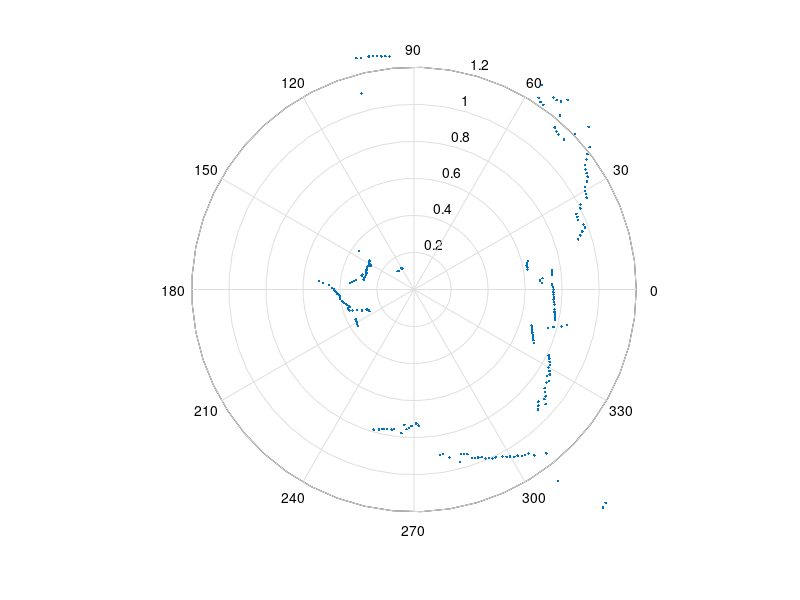
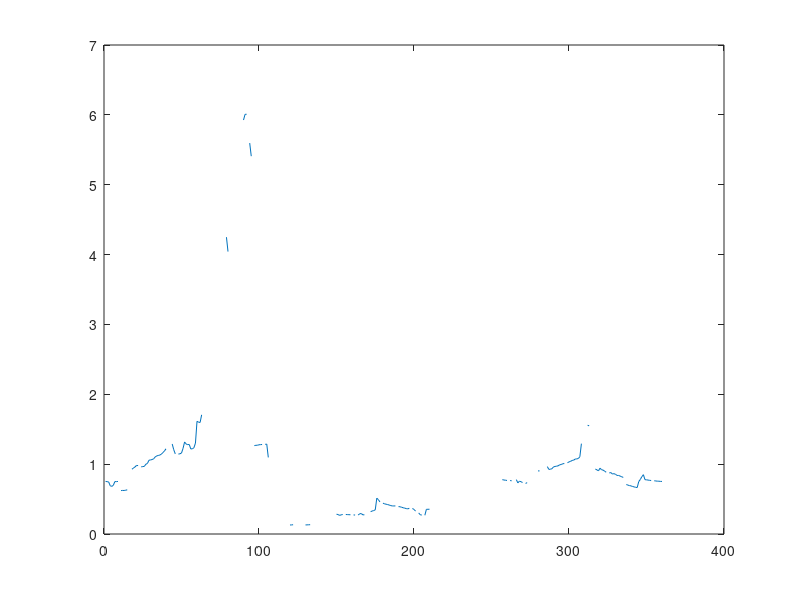

Write the MATLAB code that produced these figures, in order.
clc
clear
close all
fid1 = fopen('data.txt','rt');

scan=fscanf(fid1,'%f,\n');
%filter=fscanf(fid3,'%f\n');
fclose(fid1);
%plot frequency figure
N=length(scan);% samples
angle=3.14:-0.01745:-3.14;
angle=0:0.01745:6.28;
test=0:1:359;
angle=angle';
figure;
%plot time domain raw data
%figure;
polar(angle,scan,'.');
figure;
plot(scan);